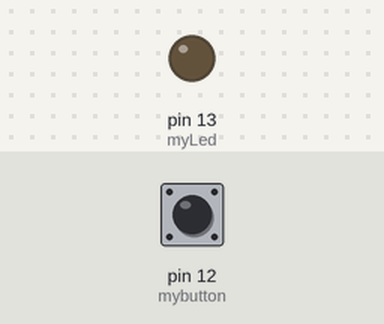
Recording of a sketch running on a simulated Arduino Uno, built with avr-gcc and run on an emulated ATmega328P. Parts: output pins drawn as LEDs (lit = HIGH). Dashed ring = blinking. The test bench sets the inputs (shaded band); at power-on: pin 12 (mybutton) LOW.

Above: at 1.2 s.
1.3 s: pin 12 (mybutton) pulled HIGH for 1 s
At 1.45 s:
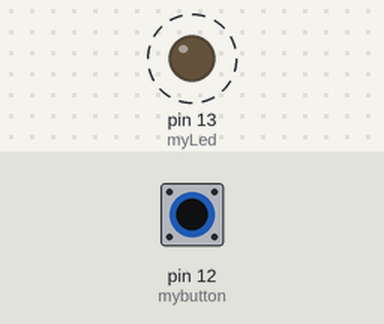
3.8 s: pin 12 (mybutton) pulled HIGH for 3.2 s
At 7.6 s:
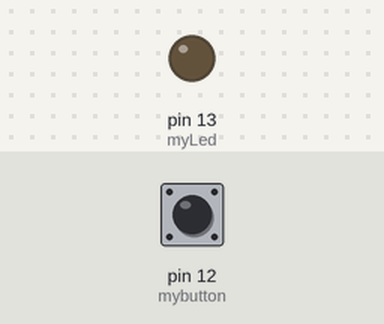
Timing chart, 0 to 9.1 s (numbered marks = the images above; inputs shaded):
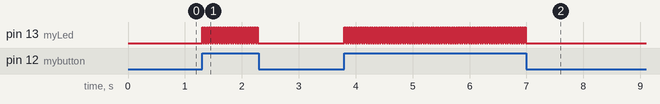

Measured:
- after the input at 1.3 s, pin 13 (myLed): alternates HIGH for 0.02 s and LOW for 0.02 s, 50 changes in all, then stays LOW, starting at once
- after the input at 3.8 s, pin 13 (myLed): alternates HIGH for 0.02 s and LOW for 0.02 s, 160 changes in all, then stays LOW, starting at once

The sketch:

Arduino_of_led.ino
```cpp
#define myLed 13
const int mybutton=12;
  int button=0;
boolean buttonCheck=false;
void setup()
{
  pinMode(myLed,OUTPUT);
  pinMode(mybutton,INPUT);
}
void loop()
{
delay(20);
  button=digitalRead(mybutton);

  if(button==HIGH && buttonCheck==false)
  {
    digitalWrite(myLed,HIGH);
    buttonCheck=true;
  }
  else if(buttonCheck==true && button==HIGH)
  {
digitalWrite(myLed,LOW);
    buttonCheck=false;
    }

}
```
